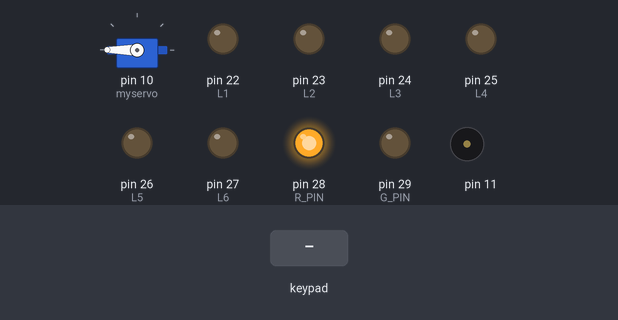
The sketch below on a simulated Arduino Mega 2560, built with avr-gcc and run on an emulated ATmega2560. Shown: servo, output pins drawn as LEDs (lit = HIGH), buzzer (waves = sounding). The test bench sets the inputs (shaded band).

Above: at 1.2 s.
1.3 s: keypad keys 1 2 3 A B C pressed 0.4 s apart
At 1.5 s:
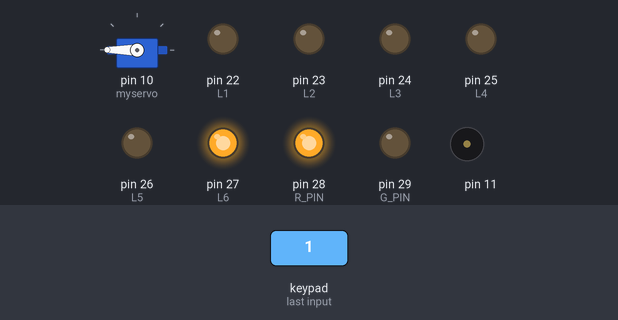
At 8.7 s:
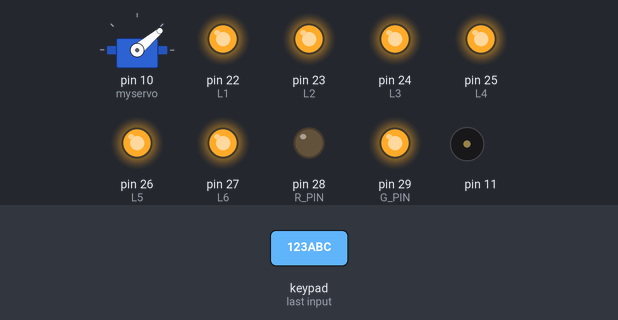
Timing chart, 0 to 19.6 s (numbered marks = the images above; inputs shaded):
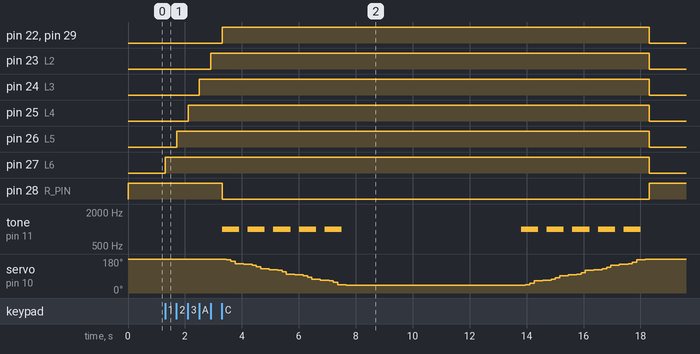

Measured:
- after the input at 1.3 s, pin 22 (L1), pin 29 (G_PIN): LOW → HIGH after 2.0 s, → LOW 15.0 s later; pin 23 (L2): LOW → HIGH after 1.6 s, → LOW 15.4 s later; pin 24 (L3): LOW → HIGH after 1.2 s, → LOW 15.8 s later; pin 25 (L4): LOW → HIGH after 0.81 s, → LOW 16.2 s later; pin 26 (L5): LOW → HIGH after 0.40 s, → LOW 16.6 s later

The sketch:

sketch_apr05a.ino
```cpp
/* Video Link:
 * https://youtu.be/RXEJFDj_mos
 */

// pin def
#define L1 22
#define L2 23
#define L3 24
#define L4 25
#define L5 26
#define L6 27
#define R_PIN 28
#define G_PIN 29

// libraries
#include "Keypad.h"
#include "Key.h"
#include <Servo.h>

// init
Servo myservo;
bool entry = false;
char password[6] = {'1', '2', '3', 'A', 'B', 'C'};
int angle = 180;
char customKey;
const byte ROWS = 4; //four rows
const byte COLS = 4; //four columns
//define the symbols on the buttons of the keypads
char hexaKeys[ROWS][COLS] = {
  {'1','2','3','A'},
  {'4','5','6','B'},
  {'7','8','9','C'},
  {'*','0','#','D'}
};
byte rowPins[ROWS] = {9, 8, 7, 6}; //connect to the row pinouts of the keypad
byte colPins[COLS] = {5, 4, 3, 2}; //connect to the column pinouts of the keypad

//initialize an instance of class NewKeypad
Keypad customKeypad = Keypad( makeKeymap(hexaKeys), rowPins, colPins, ROWS, COLS);

void setup() {
  // put your setup code here, to run once:
  pinMode(R_PIN, OUTPUT);
  pinMode(G_PIN, OUTPUT);
  pinMode(L1, OUTPUT);
  pinMode(L2, OUTPUT);
  pinMode(L3, OUTPUT);
  pinMode(L4, OUTPUT);
  pinMode(L5, OUTPUT);
  pinMode(L6, OUTPUT);
  myservo.attach(10);
  myservo.write(angle);
}

void loop() {
  // move door back and beep
  if (entry) {
    for (int i = 0; i < 5; i++) {
      tone(11, 1000);
      for (int j = 0; j < 4; j++) {
        angle = angle + j * 4;
        myservo.write(angle);
        delay(150);
      }
      noTone(11);
      for (int j = 0; j < 2; j++) {
        angle = angle + j * 4;
        myservo.write(angle);
        delay(150);
      }
    }
  }
  // reset lights & make RGB red
  for (int i = 0; i < 6; i++) {
    digitalWrite(22+i, LOW);
  }
  digitalWrite(R_PIN, 1);
  digitalWrite(G_PIN, 0);
  // reset passwd check
  entry = true;
  // just in case
  angle = 180;
  myservo.write(angle);
  // main function
  for (int i = 0; i < 6; i++) {
      do {customKey = customKeypad.getKey();} // poll membrane for action
      while (!customKey);
      if (customKey != password[i]) { // deny entry if any key is wrong
        entry = false;
      }
      digitalWrite(27-i, HIGH); // light up LED to show numbers entered
  }
  if (entry) {
    // set RGB to green
    digitalWrite(R_PIN, 0);
    digitalWrite(G_PIN, 1);
    // beeping and move
    for (int i = 0; i < 5; i++) {
      tone(11, 1000);
      for (int j = 0; j < 4; j++) {
        angle = angle - j * 4;
        myservo.write(angle);
        delay(150);
      }
      noTone(11);
      for (int j = 0; j < 2; j++) {
        angle = angle - j * 4;
        myservo.write(angle);
        delay(150);
      }
    }
    // pause
    delay(6000);
  }
  else {
    // flash LED
    for (int i = 0; i < 6; i++) {
      digitalWrite(22+i, LOW);
    }
    delay(125);
    for (int i = 0; i < 6; i++) {
      digitalWrite(22+i, HIGH);
    }
    delay(125);
  }
}
```

Key.cpp
```cpp
// (licence header left out)
#include "Key.h"


// default constructor
Key::Key() {
	kchar = NO_KEY;
	kstate = IDLE;
	stateChanged = false;
}

// constructor
Key::Key(char userKeyChar) {
	kchar = userKeyChar;
	kcode = -1;
	kstate = IDLE;
	stateChanged = false;
}


void Key::key_update (char userKeyChar, KeyState userState, boolean userStatus) {
	kchar = userKeyChar;
	kstate = userState;
	stateChanged = userStatus;
}


/*
|| @changelog
|| | 1.0 2012-06-04 - Mark Stanley : Initial Release
|| #
*/
```

Key.h
```cpp
// (licence header left out)
#ifndef KEY_H
#define KEY_H

// Arduino versioning.
#if defined(ARDUINO) && ARDUINO >= 100
#include "Arduino.h"	// for digitalRead, digitalWrite, etc
#else
#include "WProgram.h"
#endif

#define OPEN LOW
#define CLOSED HIGH

typedef unsigned int uint;
typedef enum{ IDLE, PRESSED, HOLD, RELEASED } KeyState;

const char NO_KEY = '\0';

class Key {
public:
	// members
	char kchar;
	int kcode;
	KeyState kstate;
	boolean stateChanged;

	// methods
	Key();
	Key(char userKeyChar);
	void key_update(char userKeyChar, KeyState userState, boolean userStatus);

private:

};

#endif

/*
|| @changelog
|| | 1.0 2012-06-04 - Mark Stanley : Initial Release
|| #
*/
```
